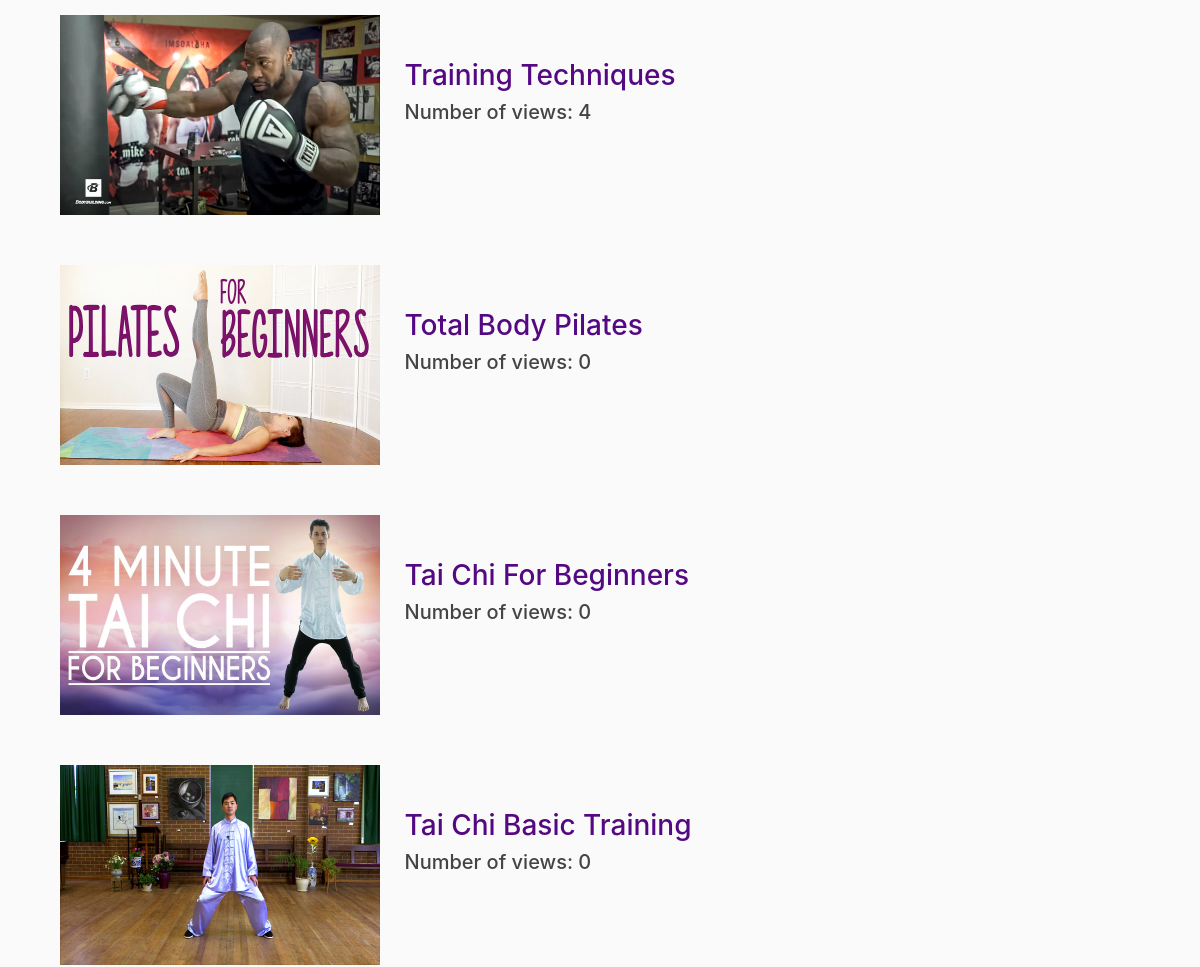
The page /stats/ (signed in, middle part) on the database as committed earlier.
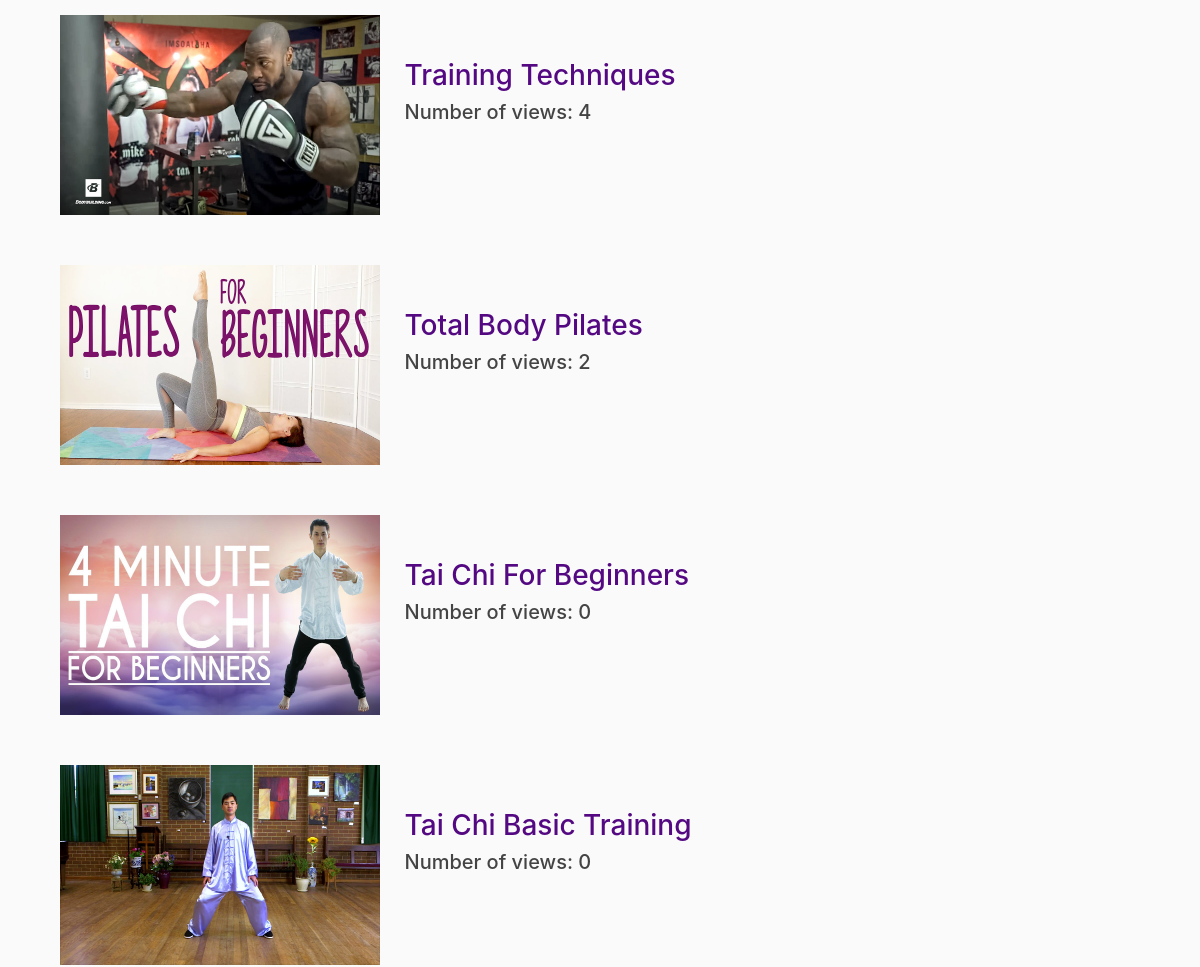
The same page on the database as committed later.
### ClubEx/models.py (models this page shows, shortened)
class Video(models.Model):
    category = models.CharField(max_length=200)
    video_name = models.CharField(max_length=200)
    video_thumbnail = models.ImageField(null=True, blank=True)
    video = EmbedVideoField()
    content = models.TextField()
    video_views = models.IntegerField(default=0, null=True, blank=True)
    class Meta:
        ordering = ('-video_name',)

### ClubEx/views.py (the view)
# urls.py: path('stats/', views.stats, name='stats'),
@login_required
def stats(request):
    obj = Video.objects.all
    return render(request, 'clubex/stats.html', {'obj': obj})

### ClubEx/templates/ClubEx/stats.html (shortened to what this page needs)
{% extends "ClubEx/base.html" %}
{% load embed_video_tags %}
{% load static %}
{% block content %}
<!DOCTYPE html>
<html lang="en">
<head>
    <link rel="stylesheet" href="https://stackpath.bootstrapcdn.com/bootstrap/4.5.2/css/bootstrap.min.css">
    <Link rel="stylesheet" href="{% static 'ClubEx/style.css' %}" type="text/css" >
    <Link rel="stylesheet" href="{% static 'ClubEx/newstyle.css' %}" type="text/css" >
</head>
<body>
  <div class="section">
      <div class="container" id="statscontainer">
        {% for i in obj %}
          <div class="statsbox" href>
              <a class="statsimg" href="{% url 'video_details' i.id %}">
                <img src="{{ i.video_thumbnail.url }}" alt="#" width="320" height="200">
              </a>
              <div class="statscontent">
                <a href="{% url 'video_details' i.id %}"><h3>{{ i.video_name }}</h3></a>
                <h5>Number of views: {{ i.video_views }}</h5>
              </div>
            </div>
        {% endfor %}
      </div>
  </div>
</body>
</html>
{% endblock content %}

Rows that differ between the two databases and show on the page:
changed Video "Total Body Pilates": video_views "0" → "2"
